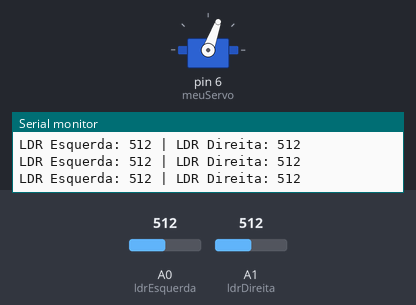
Recording of a sketch running on a simulated Arduino Uno, built with avr-gcc and run on an emulated ATmega328P. Shown: servo, the last lines printed to the serial monitor. Inputs (shaded band) come from the test bench; at power-on: A0 (ldrEsquerda) = 512, A1 (ldrDireita) = 512.

Above: at 1.2 s.
1.3 s: A0 (ldrEsquerda) set to 555
2.8 s: A0 (ldrEsquerda) set to 573
At 3.49 s:
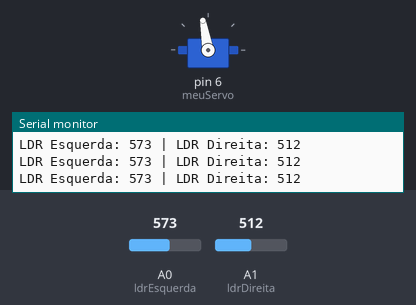
At 5.5 s:
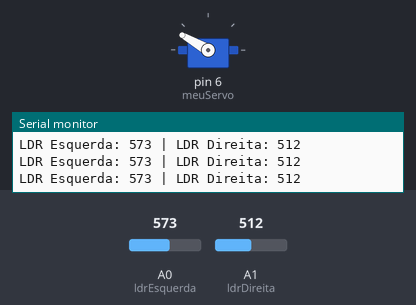
5.8 s: A1 (ldrDireita) set to 612
7.3 s: A1 (ldrDireita) set to 630
At 7.56 s:
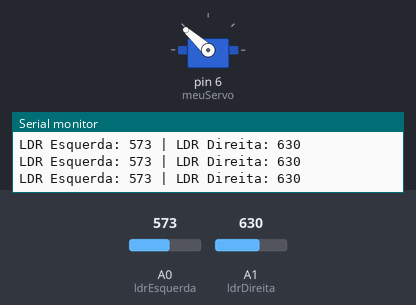
10.3 s: A1 (ldrDireita) set to 533
11.8 s: A1 (ldrDireita) set to 510
At 12.06 s:
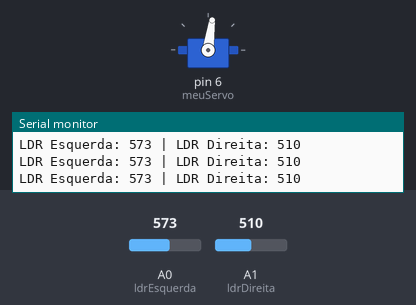
Timing chart, 0 to 15.2 s (numbered marks = the images above; inputs shaded):
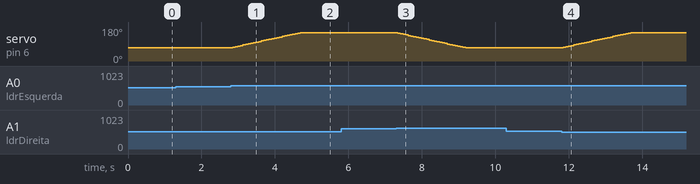

The sketch:

Codigo_Placa_Solar_Arudino_copy_20250918193538.ino
```cpp
#include <Servo.h> // Inclui a biblioteca Servo para controlar motores servo

Servo meuServo; // Cria um objeto do tipo Servo para controlar o servo motor

// Define os pinos analógicos onde os LDRs estão conectados
int ldrEsquerda = A0; // LDR da esquerda
int ldrDireita = A1;  // LDR da direita

int posicaoServo = 70; // Posição inicial do servo motor (graus)
int passo = 3; // Define o quanto o servo se move a cada ajuste (quanto maior, mais rápido)

void setup() {
  pinMode(ldrEsquerda, INPUT); // Define o pino do LDR esquerdo como entrada
  pinMode(ldrDireita, INPUT);  // Define o pino do LDR direito como entrada
  Serial.begin(9600);          // Inicia a comunicação serial para monitoramento

  meuServo.attach(6);          // Associa o servo motor à porta digital 6
  meuServo.write(posicaoServo); // Define a posição inicial do servo
}

void loop() {
  // Lê os valores analógicos dos sensores LDR
  int leituraEsquerda = analogRead(ldrEsquerda);
  int leituraDireita = analogRead(ldrDireita);

  // Exibe os valores dos LDRs no monitor serial
  Serial.print("LDR Esquerda: ");
  Serial.print(leituraEsquerda);
  Serial.print(" | LDR Direita: ");
  Serial.println(leituraDireita);

  // Calcula a diferença entre os dois LDRs
  int diferenca = leituraEsquerda - leituraDireita;
  int tolerancia = 50; // Define uma margem de erro para evitar ajustes desnecessários

  // Só ajusta o servo se a diferença for maior que a tolerância
  if (abs(diferenca) > tolerancia) {
    // Se a esquerda estiver mais clara e não ultrapassar o limite máximo, move para a esquerda
    if (leituraEsquerda > leituraDireita && posicaoServo < 150) {
      posicaoServo += passo;
    }
    // Se a direita estiver mais clara e não ultrapassar o limite mínimo, move para a direita
    else if (leituraDireita > leituraEsquerda && posicaoServo > 70) {
      posicaoServo -= passo;
    }

    // Garante que a posição do servo fique entre 70 e 150 graus
    posicaoServo = constrain(posicaoServo, 70, 150);

    // Move o servo para a nova posição
    meuServo.write(posicaoServo);
    delay(20); // Pequeno atraso para suavizar o movimento do servo
  }

  delay(50); // Tempo entre as próximas leituras dos sensores
}
```

Measured:
- the behaviour switches between 562 and 563 on A0 (ldrEsquerda) (found by bisection; images 0 and 1)
- the behaviour switches between 623 and 624 on A1 (ldrDireita) (found by bisection; images 2 and 3)
- the behaviour switches between 523 and 522 on A1 (ldrDireita) (found by bisection; images 3 and 4)
- after the input at 2.8 s, servo on pin 6 (meuServo): moves from 70° to 150° over 1.8 s, starting at once
- after the input at 7.3 s, servo on pin 6 (meuServo): moves from 150° to 70° over 1.8 s, starting at once
- after the input at 11.8 s, servo on pin 6 (meuServo): moves from 70° to 150° over 1.8 s, starting at once
